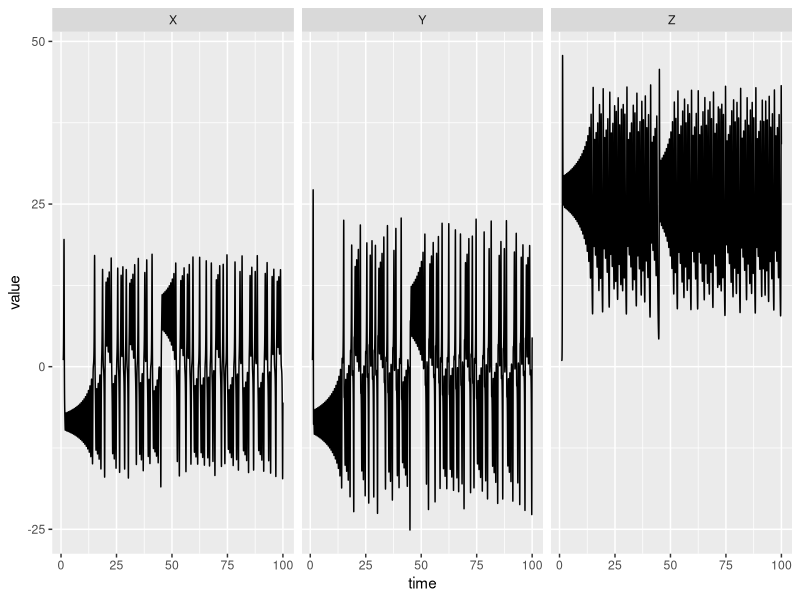
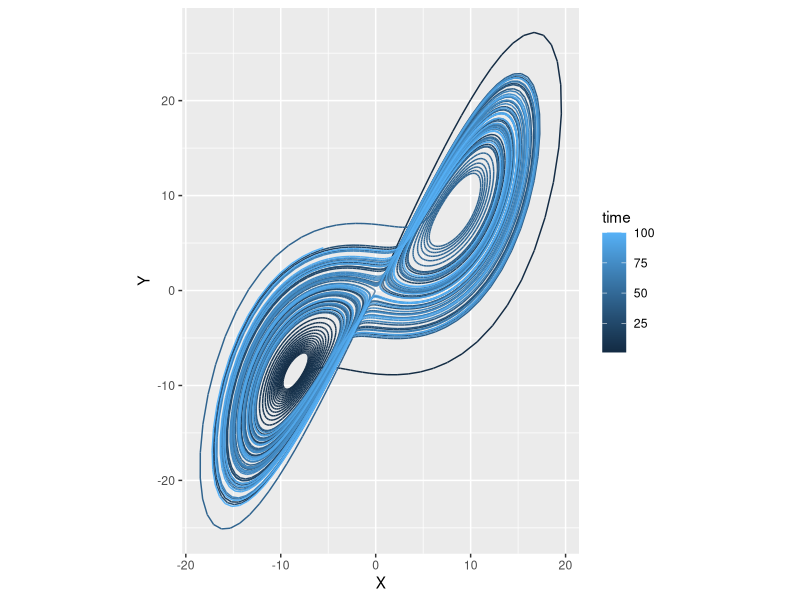

The R script that drew these images, in order:
## ---- chunk 1
#| label: libraries
#| warning: false
library(dplyr)
library(tidyr)
library(ggplot2)
library(deSolve)

#The lorenz functions in a for deSolve can understand
Lorenz<-function(t, state, parameters) {
    with(as.list(c(state, parameters)),{
        # ODE
        dX <- a * (Y-X)
        dY <- X * (b-Z) - Y
        dZ <- X*Y - c*Z        
        # return the rate of change
        list(c(dX, dY, dZ))
    })
}

solveIni <- function(state, ts=1:20, ps=parameters) {
  # solve ODE and convert to data frame
  ode(y = state, times = ts, func=Lorenz, parms=ps) %>% as.data.frame()
}

state2states <- function(state, N = 5, sd = 0.1){
  # input: initial state = named vector of length p (number of variables)
  # output: matrix of N row vectors of perturbed initial states
  p <- length(state)
  M <- matrix(rnorm(N * p, mean = 1, sd = sd), nrow = N)
  states <- M*state
  colnames(states) = names(state)
  return(states)
}
## ---- chunk 2
#| label: calculate

a = 10
b = 28
c = 8./3.
parameters <- c(a = 10, b = 28, c = 8./3.)
times <- seq(1, 100, by = 0.01)
state <- c(X = 1, Y = 1, Z = 1) 

out <- ode(y = state, times = times, func = Lorenz, parms = parameters) %>%
            as.data.frame()
## ---- chunk 3
#| label: plot_time
out %>% 
  pivot_longer(-time, names_to= "coord" , values_to = "value") %>%
  ggplot(aes(x = time, y = value)) +
  geom_path() +
  facet_wrap(~coord)
## ---- chunk 4
#| label: plot_XY
out %>%
  ggplot(aes(x=X,y=Y,colour=time)) +
  geom_path() +
  coord_fixed()
## ---- chunk 5
#| label: sessionInfo
sessionInfo()
